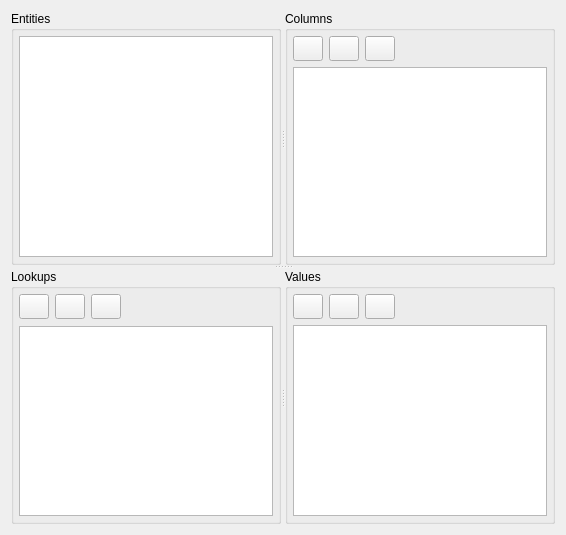
  <widget class="QWizardPage" name="wpEntityCustom">
   <property name="title">
    <string>Entity Customization</string>
   </property>
   <property name="subTitle">
    <string>Add or edit entity columns, lookups and lookup values</string>
   </property>
   <layout class="QVBoxLayout" name="verticalLayout_9">
    <item>
     <widget class="QSplitter" name="splitter_3">
      <property name="sizePolicy">
       <sizepolicy hsizetype="Expanding" vsizetype="Expanding">
        <horstretch>0</horstretch>
        <verstretch>0</verstretch>
       </sizepolicy>
      </property>
      <property name="orientation">
       <enum>Qt::Vertical</enum>
      </property>
      <widget class="QSplitter" name="splitter">
       <property name="minimumSize">
        <size>
         <width>100</width>
         <height>100</height>
        </size>
       </property>
       <property name="orientation">
        <enum>Qt::Horizontal</enum>
       </property>
       <widget class="QGroupBox" name="groupBox">
        <property name="minimumSize">
         <size>
          <width>0</width>
          <height>0</height>
         </size>
        </property>
        <property name="title">
         <string>Entities</string>
        </property>
        <layout class="QVBoxLayout" name="verticalLayout_8">
         <property name="spacing">
          <number>5</number>
         </property>
         <property name="margin">
          <number>5</number>
         </property>
         <item>
          <widget class="QListView" name="lvEntities">
           <property name="sizePolicy">
            <sizepolicy hsizetype="Expanding" vsizetype="Expanding">
             <horstretch>0</horstretch>
             <verstretch>1</verstretch>
            </sizepolicy>
           </property>
           <property name="minimumSize">
            <size>
             <width>0</width>
             <height>0</height>
            </size>
           </property>
           <property name="maximumSize">
            <size>
             <width>16777215</width>
             <height>16777215</height>
            </size>
           </property>
           <property name="selectionBehavior">
            <enum>QAbstractItemView::SelectRows</enum>
           </property>
          </widget>
         </item>
        </layout>
       </widget>
       <widget class="QGroupBox" name="groupBox_2">
        <property name="minimumSize">
         <size>
          <width>0</width>
          <height>0</height>
         </size>
        </property>
        <property name="title">
         <string>Columns</string>
        </property>
        <layout class="QVBoxLayout" name="verticalLayout">
         <property name="margin">
          <number>5</number>
         </property>
         <item>
          <layout class="QHBoxLayout" name="horizontalLayout_2">
           <item>
            <widget class="QPushButton" name="btnAddColumn">
             <property name="minimumSize">
              <size>
               <width>30</width>
               <height>25</height>
              </size>
             </property>
             <property name="maximumSize">
              <size>
               <width>30</width>
               <height>25</height>
              </size>
             </property>
             <property name="text">
              <string/>
             </property>
             <property name="icon">
              <iconset resource="../../resources.qrc">
               <normaloff>:/plugins/stdm/images/icons/add.png</normaloff>:/plugins/stdm/images/icons/add.png</iconset>
             </property>
             <property name="iconSize">
              <size>
               <width>20</width>
               <height>20</height>
              </size>
             </property>
            </widget>
           </item>
           <item>
            <widget class="QPushButton" name="btnEditColumn">
             <property name="minimumSize">
              <size>
               <width>30</width>
               <height>25</height>
              </size>
             </property>
             <property name="maximumSize">
              <size>
               <width>30</width>
               <height>25</height>
              </size>
             </property>
             <property name="text">
              <string/>
             </property>
             <property name="icon">
              <iconset resource="../../resources.qrc">
               <normaloff>:/plugins/stdm/images/icons/edit.png</normaloff>:/plugins/stdm/images/icons/edit.png</iconset>
             </property>
             <property name="iconSize">
              <size>
               <width>20</width>
               <height>20</height>
              </size>
             </property>
            </widget>
           </item>
           <item>
            <widget class="QPushButton" name="btnDeleteColumn">
             <property name="sizePolicy">
              <sizepolicy hsizetype="Minimum" vsizetype="Fixed">
               <horstretch>0</horstretch>
               <verstretch>0</verstretch>
              </sizepolicy>
             </property>
             <property name="minimumSize">
              <size>
               <width>30</width>
               <height>25</height>
              </size>
             </property>
             <property name="maximumSize">
              <size>
               <width>30</width>
               <height>25</height>
              </size>
             </property>
             <property name="text">
              <string/>
             </property>
             <property name="icon">
              <iconset resource="../../resources.qrc">
               <normaloff>:/plugins/stdm/images/icons/delete.png</normaloff>:/plugins/stdm/images/icons/delete.png</iconset>
             </property>
            </widget>
           </item>
           <item>
            <spacer name="horizontalSpacer">
             <property name="orientation">
              <enum>Qt::Horizontal</enum>
             </property>
             <property name="sizeHint" stdset="0">
              <size>
               <width>40</width>
               <height>20</height>
              </size>
             </property>
            </spacer>
           </item>
          </layout>
         </item>
         <item>
          <widget class="QTableView" name="tbvColumns">
           <property name="sizePolicy">
            <sizepolicy hsizetype="Expanding" vsizetype="Expanding">
             <horstretch>1</horstretch>
             <verstretch>1</verstretch>
            </sizepolicy>
           </property>
           <property name="minimumSize">
            <size>
             <width>0</width>
             <height>0</height>
            </size>
           </property>
           <property name="maximumSize">
            <size>
             <width>16777215</width>
             <height>16777215</height>
            </size>
           </property>
           <property name="frameShape">
            <enum>QFrame::StyledPanel</enum>
           </property>
           <property name="frameShadow">
            <enum>QFrame::Sunken</enum>
           </property>
           <property name="selectionMode">
            <enum>QAbstractItemView::SingleSelection</enum>
           </property>
           <property name="selectionBehavior">
            <enum>QAbstractItemView::SelectRows</enum>
           </property>
           <attribute name="horizontalHeaderDefaultSectionSize">
            <number>130</number>
           </attribute>
           <attribute name="horizontalHeaderStretchLastSection">
            <bool>true</bool>
           </attribute>
           <attribute name="verticalHeaderDefaultSectionSize">
            <number>30</number>
           </attribute>
          </widget>
         </item>
        </layout>
       </widget>
      </widget>
      <widget class="QSplitter" name="splitter_2">
       <property name="sizePolicy">
        <sizepolicy hsizetype="Expanding" vsizetype="MinimumExpanding">
         <horstretch>0</horstretch>
         <verstretch>0</verstretch>
        </sizepolicy>
       </property>
       <property name="minimumSize">
        <size>
         <width>100</width>
         <height>100</height>
        </size>
       </property>
       <property name="maximumSize">
        <size>
         <width>16777215</width>
         <height>16777215</height>
        </size>
       </property>
       <property name="baseSize">
        <size>
         <width>0</width>
         <height>230</height>
        </size>
       </property>
       <property name="orientation">
        <enum>Qt::Horizontal</enum>
       </property>
       <widget class="QGroupBox" name="groupBox_5">
        <property name="sizePolicy">
         <sizepolicy hsizetype="Expanding" vsizetype="Expanding">
          <horstretch>0</horstretch>
          <verstretch>0</verstretch>
         </sizepolicy>
        </property>
        <property name="minimumSize">
         <size>
          <width>100</width>
          <height>20</height>
         </size>
        </property>
        <property name="title">
         <string>Lookups</string>
        </property>
        <layout class="QVBoxLayout" name="verticalLayout_3">
         <property name="spacing">
          <number>7</number>
         </property>
         <property name="margin">
          <number>5</number>
         </property>
         <item>
          <layout class="QHBoxLayout" name="horizontalLayout_4">
           <property name="spacing">
            <number>6</number>
           </property>
           <item>
            <widget class="QPushButton" name="btnAddLookup">
             <property name="minimumSize">
              <size>
               <width>30</width>
               <height>25</height>
              </size>
             </property>
             <property name="maximumSize">
              <size>
               <width>30</width>
               <height>25</height>
              </size>
             </property>
             <property name="text">
              <string/>
             </property>
             <property name="icon">
              <iconset resource="../../resources.qrc">
               <normaloff>:/plugins/stdm/images/icons/add.png</normaloff>:/plugins/stdm/images/icons/add.png</iconset>
             </property>
            </widget>
           </item>
           <item>
            <widget class="QPushButton" name="btnEditLookup">
             <property name="minimumSize">
              <size>
               <width>30</width>
               <height>25</height>
              </size>
             </property>
             <property name="maximumSize">
              <size>
               <width>30</width>
               <height>25</height>
              </size>
             </property>
             <property name="text">
              <string/>
             </property>
             <property name="icon">
              <iconset resource="../../resources.qrc">
               <normaloff>:/plugins/stdm/images/icons/edit.png</normaloff>:/plugins/stdm/images/icons/edit.png</iconset>
             </property>
            </widget>
           </item>
           <item>
            <widget class="QPushButton" name="btnDeleteLookup">
             <property name="minimumSize">
              <size>
               <width>30</width>
               <height>25</height>
              </size>
             </property>
             <property name="maximumSize">
              <size>
               <width>30</width>
               <height>25</height>
              </size>
             </property>
             <property name="text">
              <string/>
             </property>
             <property name="icon">
              <iconset resource="../../resources.qrc">
               <normaloff>:/plugins/stdm/images/icons/delete.png</normaloff>:/plugins/stdm/images/icons/delete.png</iconset>
             </property>
            </widget>
           </item>
           <item>
            <spacer name="horizontalSpacer_3">
             <property name="orientation">
              <enum>Qt::Horizontal</enum>
             </property>
             <property name="sizeHint" stdset="0">
              <size>
               <width>40</width>
               <height>20</height>
              </size>
             </property>
            </spacer>
           </item>
          </layout>
         </item>
         <item>
          <widget class="QListView" name="lvLookups">
           <property name="sizePolicy">
            <sizepolicy hsizetype="Expanding" vsizetype="Expanding">
             <horstretch>0</horstretch>
             <verstretch>1</verstretch>
            </sizepolicy>
           </property>
           <property name="minimumSize">
            <size>
             <width>0</width>
             <height>0</height>
            </size>
           </property>
           <property name="maximumSize">
            <size>
             <width>16777215</width>
             <height>16777215</height>
            </size>
           </property>
           <property name="selectionBehavior">
            <enum>QAbstractItemView::SelectRows</enum>
           </property>
          </widget>
         </item>
        </layout>
       </widget>
       <widget class="QGroupBox" name="groupBox_6">
        <property name="sizePolicy">
         <sizepolicy hsizetype="Expanding" vsizetype="Expanding">
          <horstretch>0</horstretch>
          <verstretch>0</verstretch>
         </sizepolicy>
        </property>
        <property name="minimumSize">
         <size>
          <width>0</width>
          <height>0</height>
         </size>
        </property>
        <property name="title">
         <string>Values</string>
        </property>
        <layout class="QVBoxLayout" name="verticalLayout_2">
         <property name="margin">
          <number>5</number>
         </property>
         <item>
          <layout class="QHBoxLayout" name="horizontalLayout_5">
           <item>
            <widget class="QPushButton" name="btnAddLkupValue">
             <property name="minimumSize">
              <size>
               <width>30</width>
               <height>25</height>
              </size>
             </property>
             <property name="maximumSize">
              <size>
               <width>30</width>
               <height>25</height>
              </size>
             </property>
             <property name="text">
              <string/>
             </property>
             <property name="icon">
              <iconset resource="../../resources.qrc">
               <normaloff>:/plugins/stdm/images/icons/add.png</normaloff>:/plugins/stdm/images/icons/add.png</iconset>
             </property>
            </widget>
           </item>
           <item>
            <widget class="QPushButton" name="btnEditLkupValue">
             <property name="minimumSize">
              <size>
               <width>30</width>
               <height>25</height>
              </size>
             </property>
             <property name="maximumSize">
              <size>
               <width>30</width>
               <height>25</height>
              </size>
             </property>
             <property name="text">
              <string/>
             </property>
             <property name="icon">
              <iconset resource="../../resources.qrc">
               <normaloff>:/plugins/stdm/images/icons/edit.png</normaloff>:/plugins/stdm/images/icons/edit.png</iconset>
             </property>
            </widget>
           </item>
           <item>
            <widget class="QPushButton" name="btnDeleteLkupValue">
             <property name="minimumSize">
              <size>
               <width>30</width>
               <height>25</height>
              </size>
             </property>
             <property name="maximumSize">
              <size>
               <width>30</width>
               <height>25</height>
              </size>
             </property>
             <property name="text">
              <string/>
             </property>
             <property name="icon">
              <iconset resource="../../resources.qrc">
               <normaloff>:/plugins/stdm/images/icons/delete.png</normaloff>:/plugins/stdm/images/icons/delete.png</iconset>
             </property>
            </widget>
           </item>
           <item>
            <spacer name="horizontalSpacer_2">
             <property name="orientation">
              <enum>Qt::Horizontal</enum>
             </property>
             <property name="sizeHint" stdset="0">
              <size>
               <width>40</width>
               <height>20</height>
              </size>
             </property>
            </spacer>
           </item>
          </layout>
         </item>
         <item>
          <widget class="QListView" name="lvLookupValues">
           <property name="sizePolicy">
            <sizepolicy hsizetype="Expanding" vsizetype="Expanding">
             <horstretch>0</horstretch>
             <verstretch>1</verstretch>
            </sizepolicy>
           </property>
           <property name="minimumSize">
            <size>
             <width>0</width>
             <height>0</height>
            </size>
           </property>
           <property name="maximumSize">
            <size>
             <width>16777215</width>
             <height>16777215</height>
            </size>
           </property>
           <property name="selectionBehavior">
            <enum>QAbstractItemView::SelectRows</enum>
           </property>
          </widget>
         </item>
        </layout>
       </widget>
      </widget>
     </widget>
    </item>
   </layout>
  </widget>
